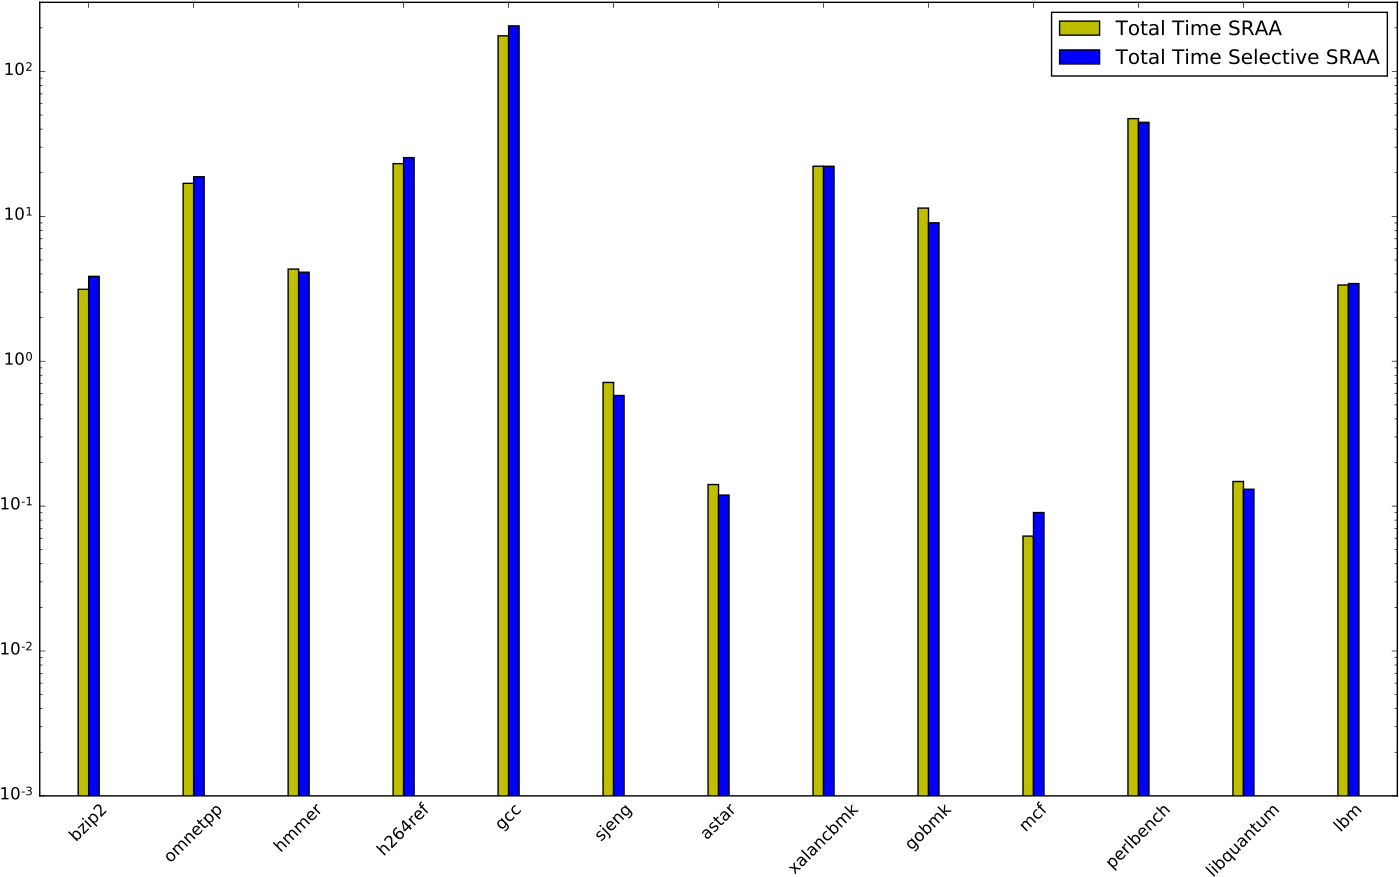

The Python source for this figure:
#!/usr/bin/env python
# a stacked bar plot with errorbars
import numpy as np
import matplotlib.pyplot as plt
import os
from matplotlib.backends.backend_pdf import PdfPages
from pylab import *
import subprocess

plt.yscale('log')
plt.ylim([0.001,300])
N = 13

evalsraa=csv2rec('../report.evalsraaSpec.csv', delimiter=',')
evalsraaNoOverlap=csv2rec('../report.evalsraaSpecNoOverlap.csv', delimiter=',')

totaltime = evalsraa["totaltime"]
totaltimeNoOverlap = evalsraaNoOverlap["totaltime"]


#Test1 => Local trees in the dependence graph
#Test2 => Less than relationships
#Test3 => Different allocation sites

width = 0.1      # the width of the bars: can also be len(x) sequence
ind = np.arange(N)  # the x locations for the groups
plt.margins(0.03)

p0 = plt.bar(ind, totaltime, width, color='y')
p1 = plt.bar(ind+width, totaltimeNoOverlap, width, color='b')


#plt.title('Scores by group and gender')
plt.xticks(ind+ width, ('bzip2','omnetpp','hmmer','h264ref','gcc','sjeng','astar','xalancbmk','gobmk','mcf','perlbench','libquantum','lbm'), rotation=45)
#plt.yticks(np.arange(0, 81, 10))
plt.legend((p0[0], p1[0]), ('Total Time SRAA', 'Total Time Selective SRAA'))

#figure = plt.gcf()	
#figure.set_size_inches(15, 8)
#plt.savefig('spec3testsSraa.pdf', dpi=300)
#os.system('pdfcrop "spec3testsSraa.pdf" spec3testsSraa.pdf')
plt.show()
